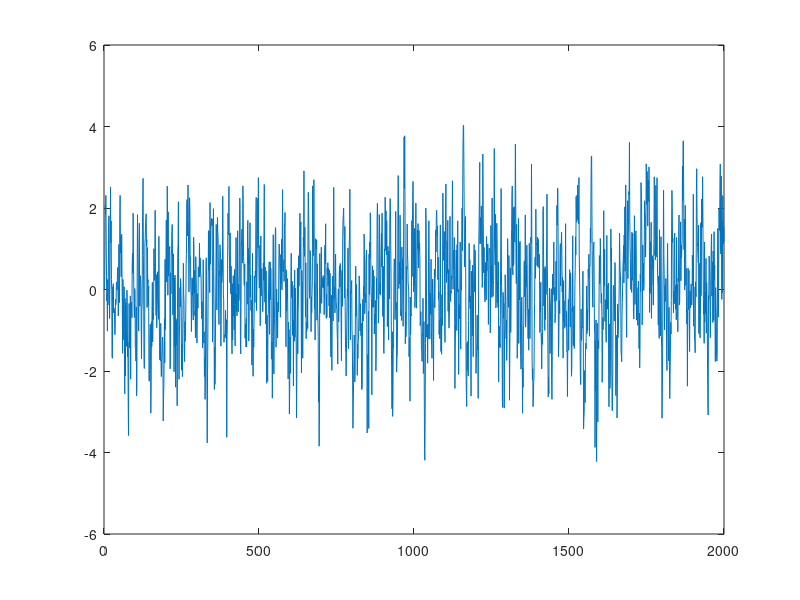

The MATLAB source for this figure: (Note: this script raises an error after producing the figure.)
% Load data

% AR(1)
y = zeros(1000,1);
for i=2:2000
    y(i) = 0.6 * y(i-1) + randn;
end
plot(y)
acf = sacf(y,20)
pacf = spacf(y,20)

% AR(2)
n=1000; 
y=zeros(n,1);
for i=3:1000;
    y(i)=0.6*y(i-1)+0.2*y(i-2)+randn;
end;
plot(y)
acf=sacf(y,20);
pacf=spacf(y,20);

% MA(1)
n=1000; z=zeros(n,1)
e=randn(n,1);
for i=2:1000;
    z(i)=e(i)+0.8*e(i-1);
end;
plot(z);
acf=sacf(z,20)
pacf=spacf(z,20)

% ARMA(2,2)
for i=3:1000;
    y(i)=0.5*y(i-1)-0.8*y(i-2)+e(i)+0.6*e(i-1)+0.2*e(i-2);
end;
plot(y)
acf=sacf(y,20)
pacf=spacf(y,20)


